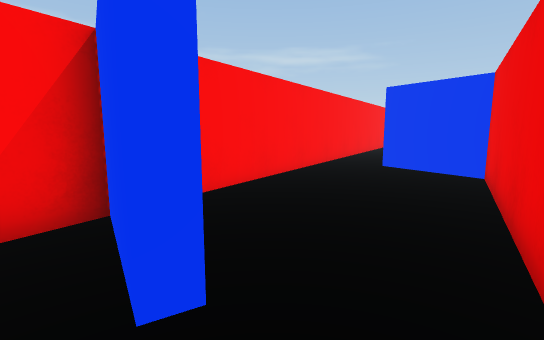
[1] (above)

21 first-person views from a walk through a scene from a Unity 3-D project. The camera is 1.2 m above the floor, tilts 8° down and sees 85° across. The floor is counted in squares, 1 m on a side. Each view is taken from the middle of a square. On the plan, view 1 faces up. The plan holds only what a view shows up to about 13 squares ahead; the rest is blank. The place goes on beyond the plan. Some animated figures are not drawn. Surface patterns are stand-ins for the level's own textures.

[2]
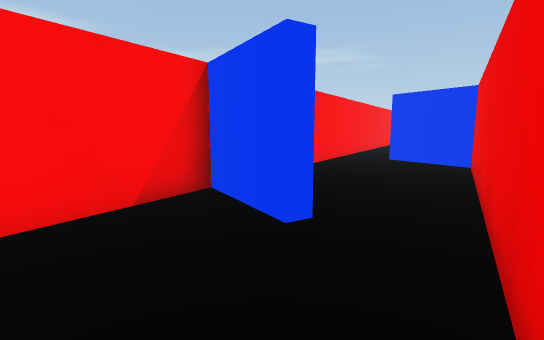

[3]
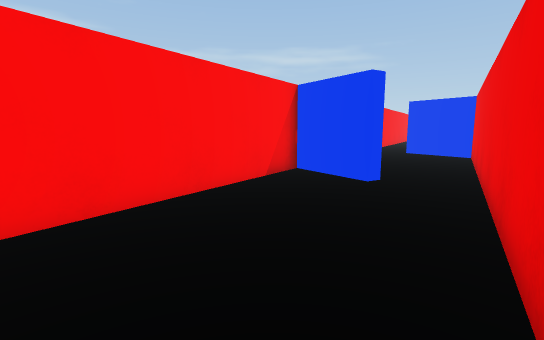

[4]
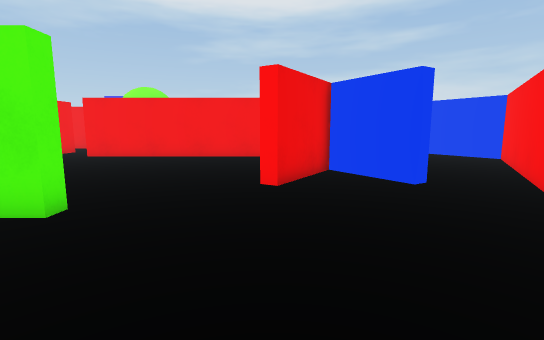

[5]
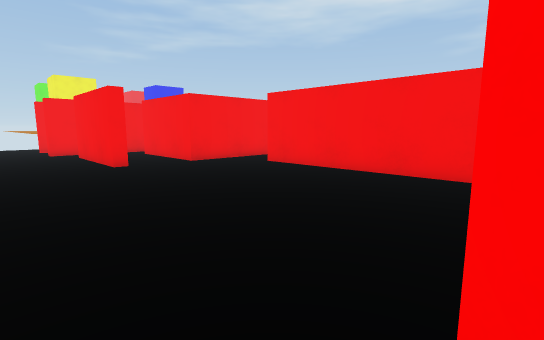

[6]
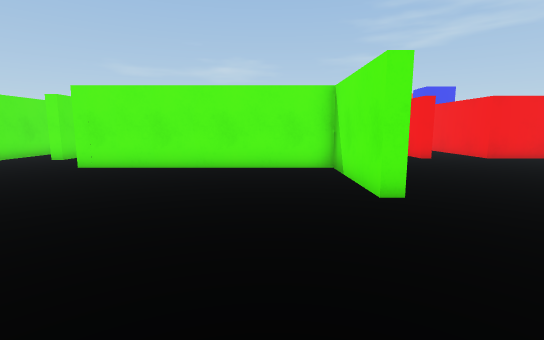

[7]
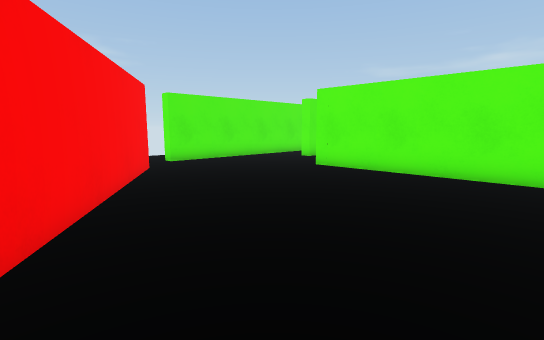

[8]
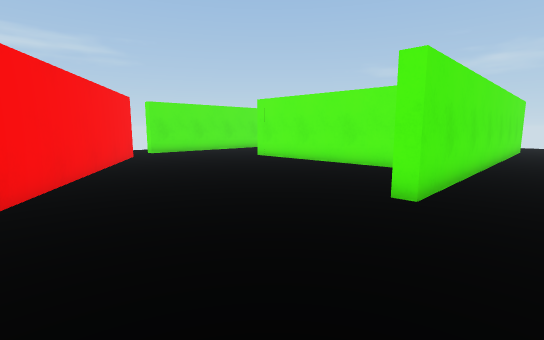

[9]
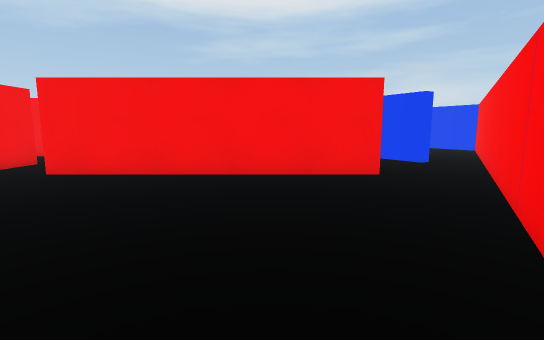

[10]
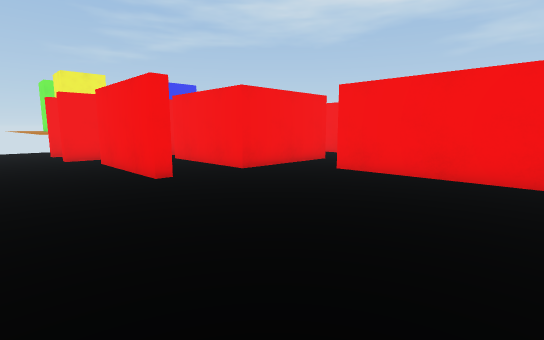

[11]
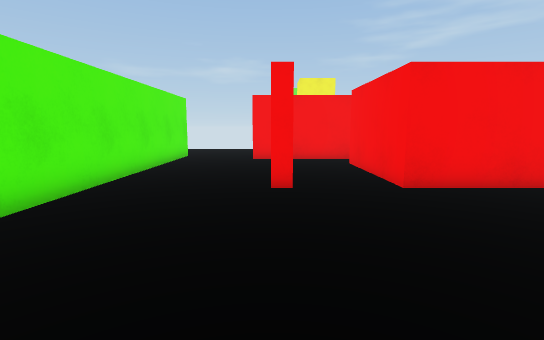

[12]
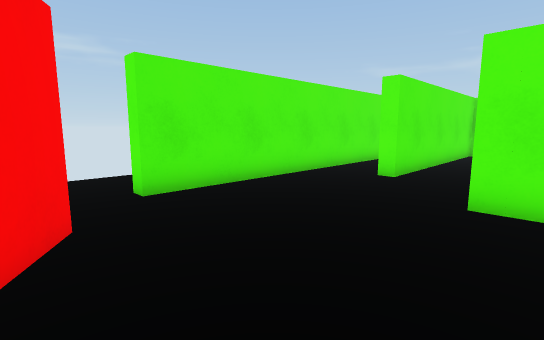

[13]
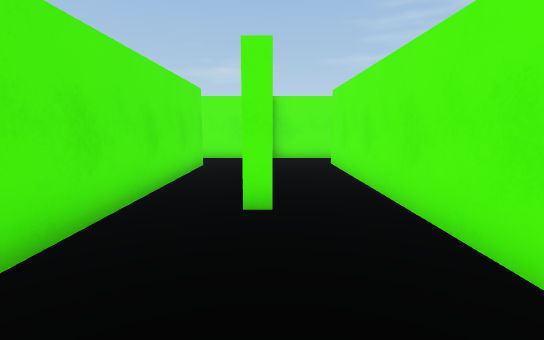

[14]
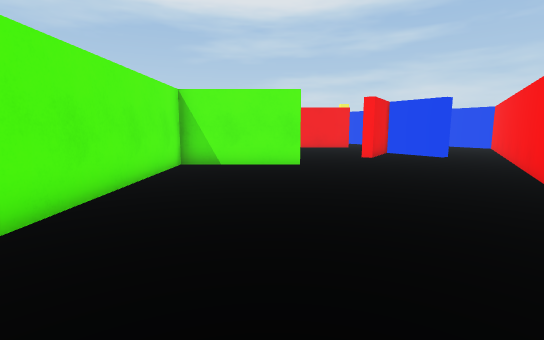

[15]
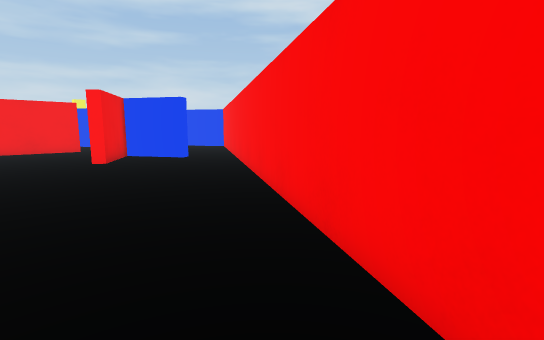

[16]
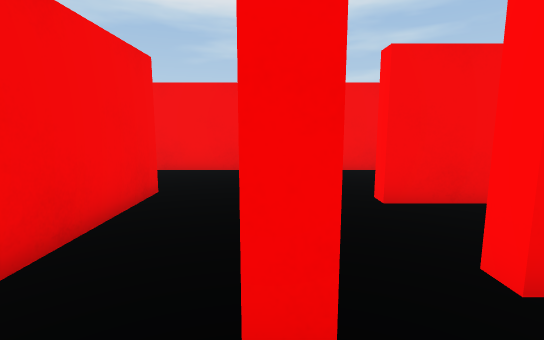

[17]
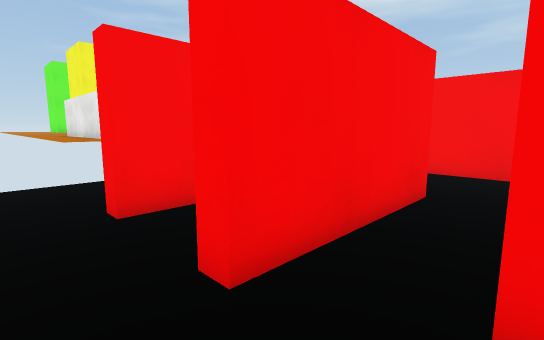

[18]
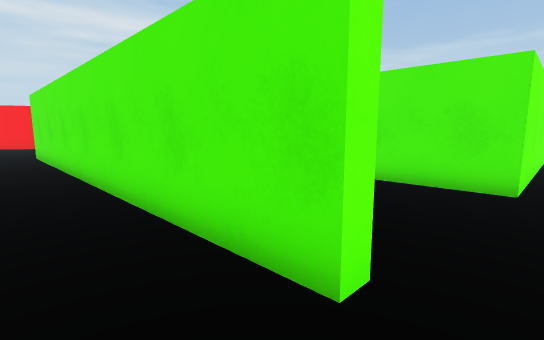

[19]
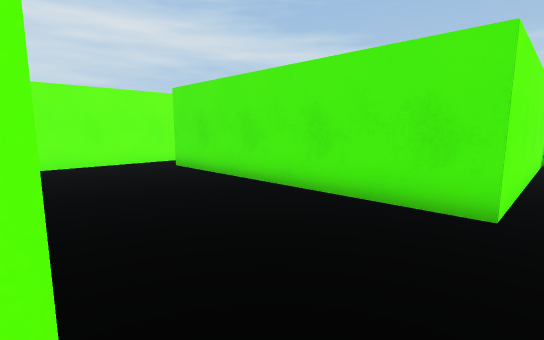

[20]
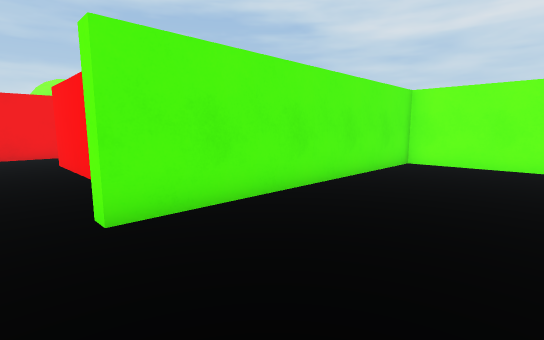

[21]
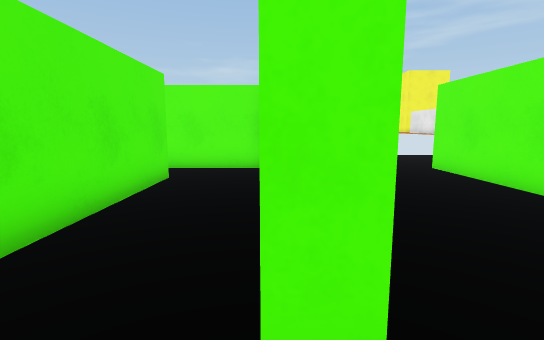

### Floor plan
Ten units are one square. View 1 is at (0, 0); x grows to the right and y downward. Boxes are objects, and circles mark ways between rooms. Rooms are numbered by the first view taken in them; rooms with no view inside come last. Other rooms are left out.
<svg viewBox="-64 -254 321 294">
<path fill="none" stroke="#000" d="M-4 -19 -8 -17M16 -101 -20 -44 -10 -28M2 8 51 -70 36 -95M-15 35 2 8M-8 -17 -22 -40 -59 19M169 -75 169 -80 212 -80 212 -75M64 -83 18 -10M36 -95 39 -97 53 -74 69 -99 73 -96M169 -34 169 -53 212 -53M98 -231 16 -101M240 -117 101 -117 101 -121 141 -121 141 -200 222 -200M231 -81 231 -44M61 -33 150 -33M227 -56 227 -88 232 -88M240 -206 240 -220 163 -220 163 -225M218 -243 110 -243M252 -44 252 -88M240 -231 240 -249M33 -3 37 -6 47 10M145 -174 145 -121 240 -121 240 -117M245 -244 245 -166 159 -166 159 -171"/>
<circle cx="-5" cy="-5" r="3" fill="#2a7"/>
<circle cx="30" cy="-90" r="3" fill="#2a7"/>
<circle cx="245" cy="-120" r="3" fill="#2a7"/>
<text x="10" y="-50">1</text>
<text x="-30" y="20">2</text>
<text x="130" y="-130">3</text>
<text x="210" y="-150">4</text>
</svg>
Room 1 opens to room 2. Room 1 opens to room 3. Room 3 opens to room 4.

Where each view was taken, in squares from view 1:
view 1: 0 up, 0 right, facing up
view 2: 2 down, 1 left, facing up
view 3: 5 down, 3 left, facing up
view 4: 16 up, 7 right, facing down
view 5: 11 up, 7 right, facing down-right
view 6: 14 up, 5 right, facing right
view 7: 14 up, 6 right, facing up-right
view 8: 10 up, 5 right, facing up-right
view 9: 11 up, 9 right, facing down
view 10: 11 up, 10 right, facing down-right
view 11: 8 up, 11 right, facing right
view 12: 19 up, 9 right, facing up-right
view 13: 22 up, 12 right, facing right
view 14: 22 up, 11 right, facing down
view 15: 21 up, 10 right, facing down-left
view 16: 10 up, 23 right, facing down
view 17: 10 up, 21 right, facing down-right
view 18: 10 up, 25 right, facing up-left
view 19: 12 up, 25 right, facing up-left
view 20: 16 up, 25 right, facing down-left
view 21: 17 up, 15 right, facing right
